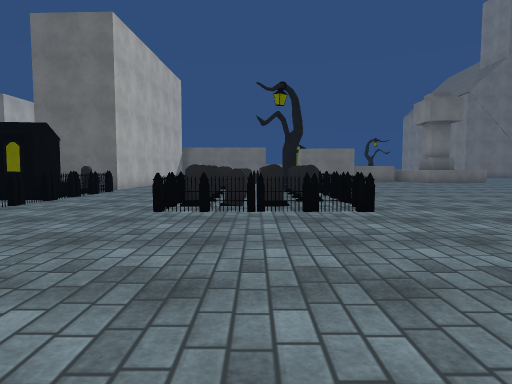
view 1 (above)

24 first-person views from a walk through a Unity game level. The camera is 1.3 m above the floor, tilts 4° down and sees 75° across. The floor is counted in squares, 2 m on a side. Each view is taken from the middle of a square. On the plan, view 1 faces up. The plan holds only what a view shows up to about 10 squares ahead; the rest is blank. The place goes on beyond the plan. The player is left out. Some animated figures are left out. Surface patterns are stand-ins for the level's own textures.

view 2
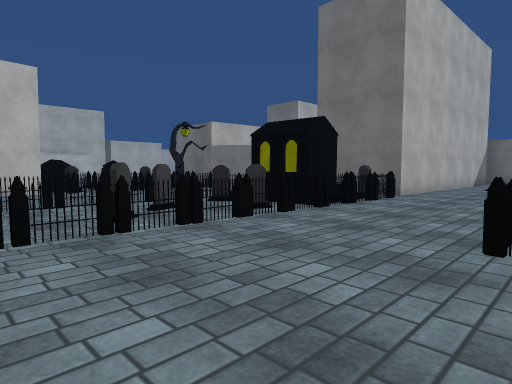

view 3
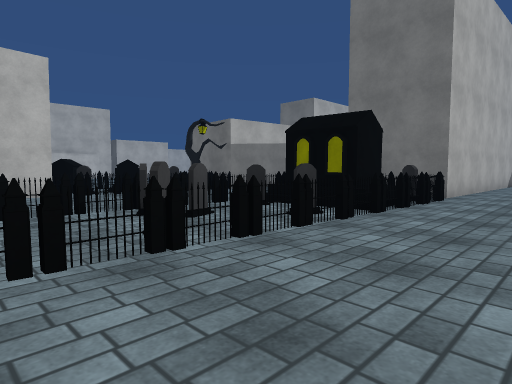

view 4
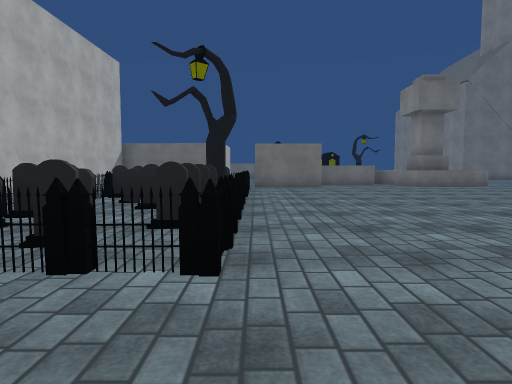

view 5
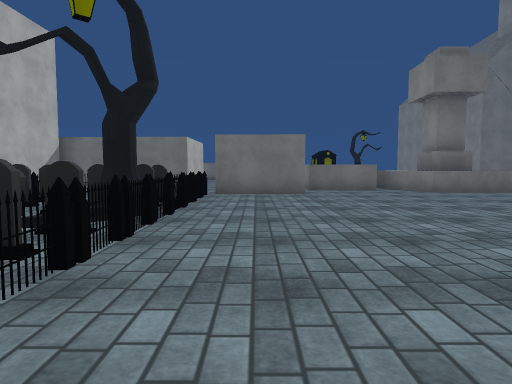

view 6
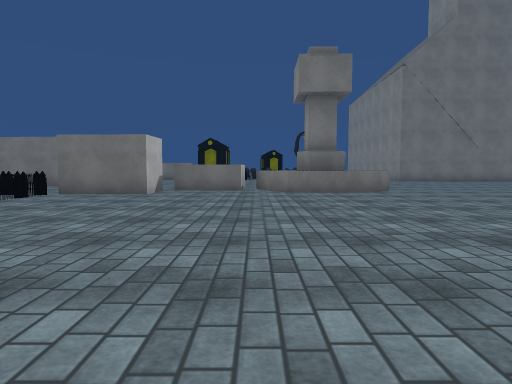

view 7
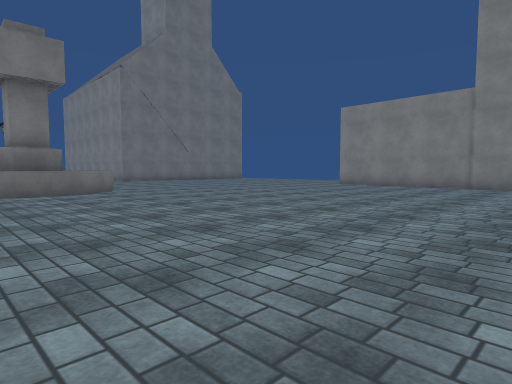

view 8
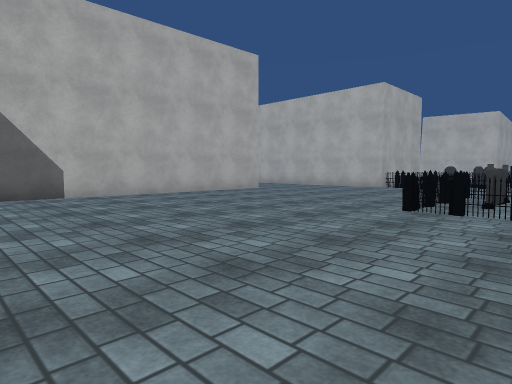

view 9
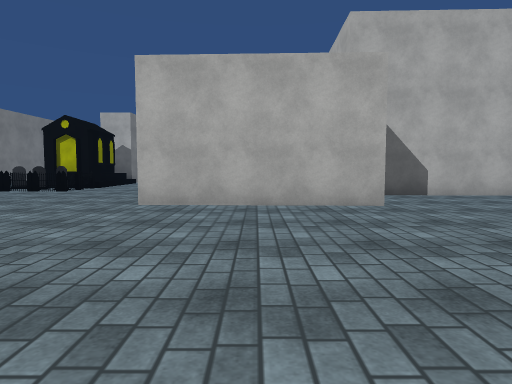

view 10
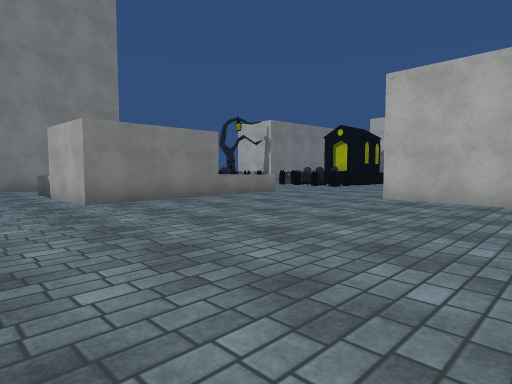

view 11
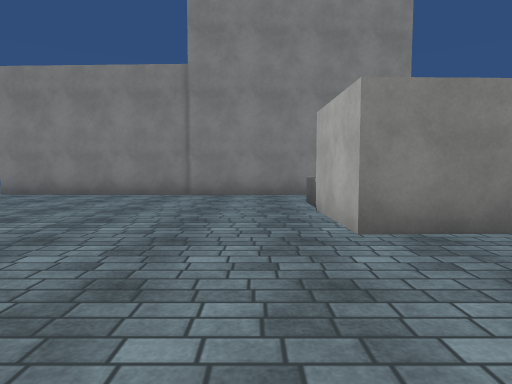

view 12
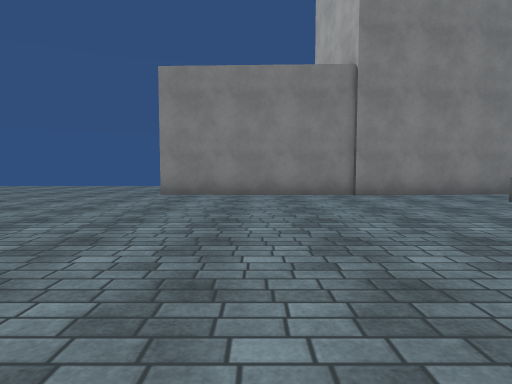

view 13
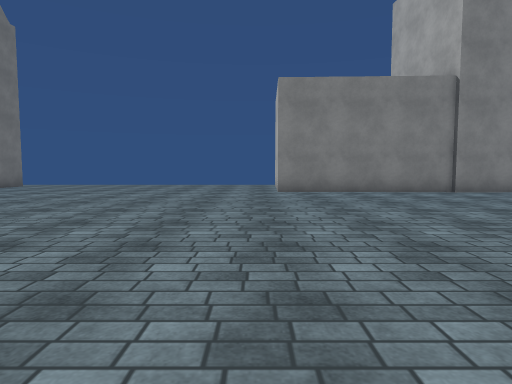

view 14
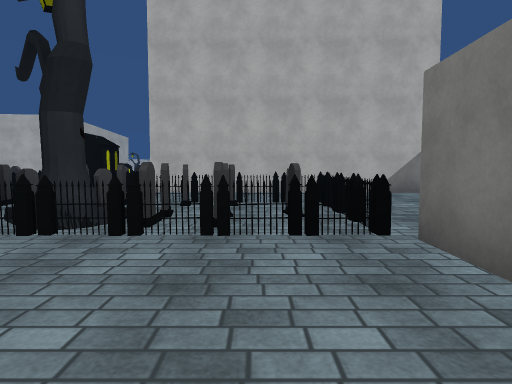

view 15
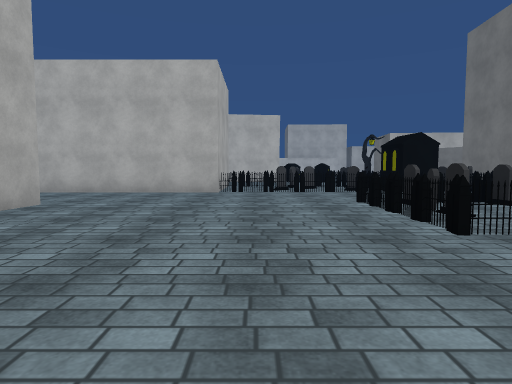

view 16
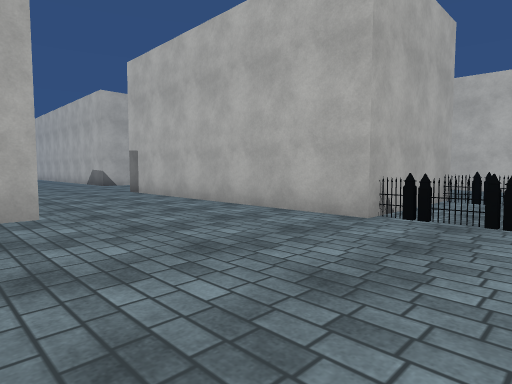

view 17
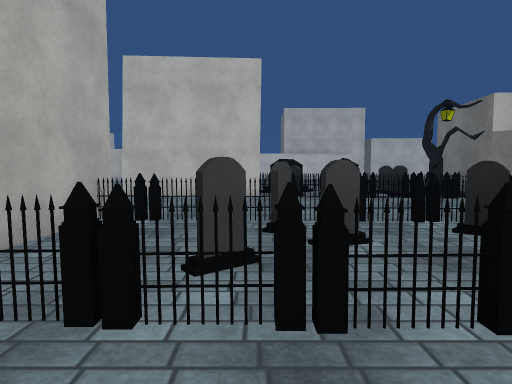

view 18
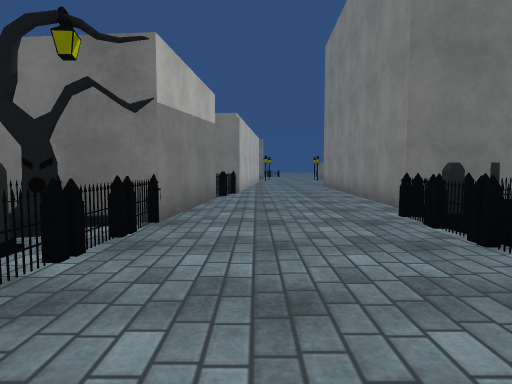

view 19
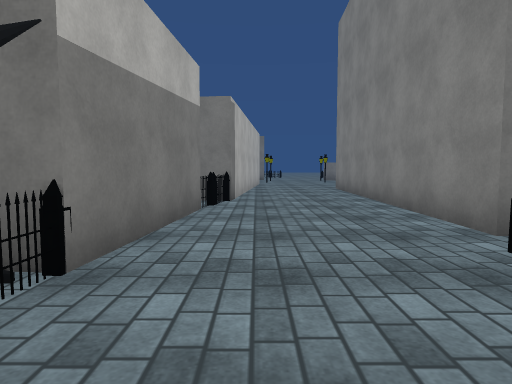

view 20
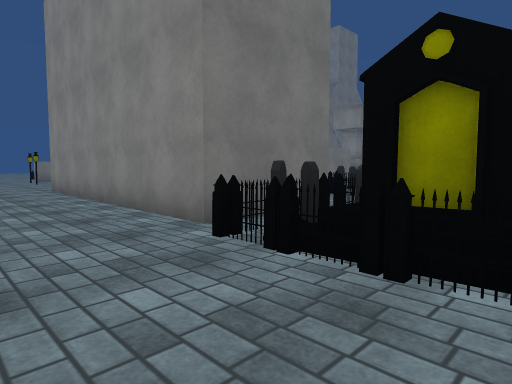

view 21
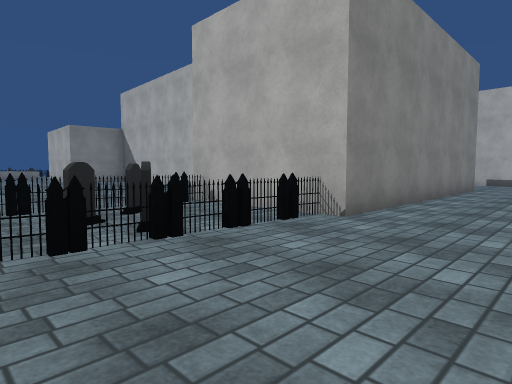

view 22
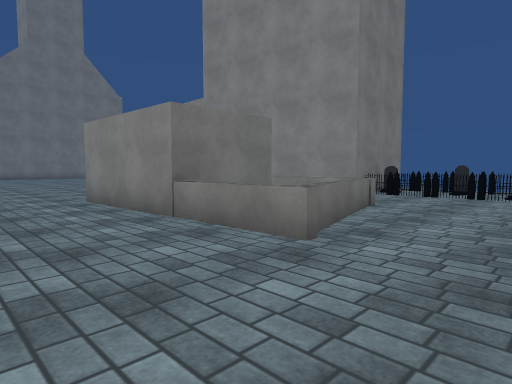

view 23
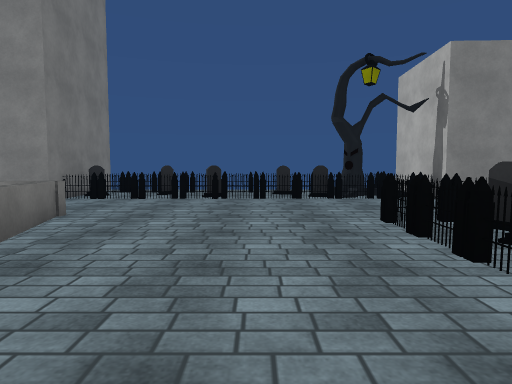

view 24
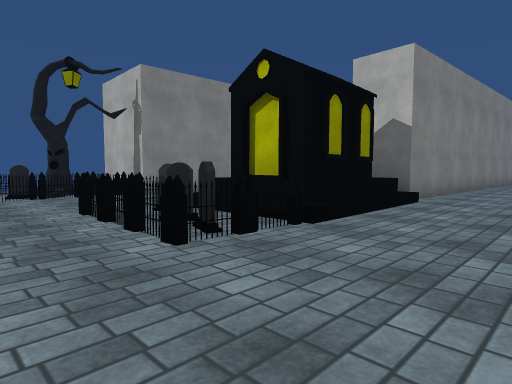

### Floor plan
Points are (right, up) in squares from view 1. A wall is a line through its corners. A room is listed if a view was taken in it or the views show most of it. See-through windows are left out.
Room 1 (views 1, 2, 3, 4, 5, 6, 7, 8, 9, 10, 11, 12, 13, 14, 15, 16, 17, 18, 19, 20, 21, 22, 23, 24)
walls: (6.7, 1.2) (11.2, 1); (6.6, 15.8) (4.3, 15.9) (4.2, 14.4) (2, 14.5); (11, 16) (10.8, 15.7) (10.4, 15.2) (9.8, 14.9) (9.1, 14.8) (8.5, 14.9) (7.9, 15.2) (7.4, 15.7) (7.2, 16); (14.4, 0.8) (14.3, 6) (17.7, 6.1); (-1.1, -0.9) (6, -1.2); (-4.9, 8.4) (-4.9, 7.3) (-6.3, 7.2); (16.5, 3) (14.2, 2.9); (-4.1, 1.6) (-4.1, -5.1); (-5.4, 10.1) (-6.7, 10.2) (-6.4, 16.6); (-6.4, 7.5) (-6.4, 8.1); (19.2, 8.5) (19.3, 13.4); (-6.6, 2) (-4.4, 2); (-4.1, 16.5) (-4.1, 10.4); (19.6, 3.3) (19, 8.7); (14.9, -5.8) (14.8, -5.3); (-7.7, -0.6) (-7.7, 1.6); (-9.9, 12.4) (-10.2, 9) (-12.4, 9.2); (-10.6, 3.5) (-10.6, 0.9); (-9.3, 16.4) (-9.5, 13.7) (-10.2, 13.8); (-12.5, 5.3) (-11.8, 4.9) (-12.2, 4.4); (19.6, -7.6) (19.7, -5.4)
low walls: (17.5, 1.9) (17.5, 2.9); (17.6, 1.7) (14.4, 0.8)
ways out: opening at (-9, -0.7); opening at (-2.5, -6); opening at (13, -6.7)
objects: other object (-12, 9); other object (-11, 4); other object (-11, 5); other object (-11, 6); tombstone (-11, 7); tree (-11, 8); other object (-10, 5); fence (-10, 7); fence (-10, 8); fence (-10, 9); other object (-10, 13); fence (-8, 4); fence (-7, 2); fence (-7, 3); tombstone (-7, 4); fence (-7, 5); fence (-7, 6); other object (-7, 7); other object (-7, 8); tombstone (-7, 9); fence (-7, 10); tombstone (-6, 5); tombstone (-6, 6); tombstone (-6, 9); other object (-6, 10); tombstone (-5, 4); tombstone (-5, 6); tombstone (-5, 9); other object (-5, 10); fence (-4, 2); fence (-4, 3); fence (-4, 4); fence (-4, 5); other object (-4, 6); other object (-4, 7); other object (-4, 8); other object (-4, 9); tombstone (-2, 6); other object (-2, 7); other object (-2, 8); tombstone (-2, 11); tombstone (-2, 12); tombstone (-2, 13); other object (-1, 5); other object (-1, 6); other object (-1, 7); tombstone (-1, 8); other object (-1, 9); other object (-1, 10); other object (-1, 11); other object (-1, 12); fence (-1, 13); other object (-1, 14); fence (0, 5); tombstone (0, 6); tombstone (0, 7); tombstone (0, 8); tombstone (0, 9); tombstone (0, 11); tombstone (0, 12); other object (0, 13); other object (0, 14); tombstone (0, 15); fence (1, 5); tombstone (1, 7); tombstone (1, 8); tombstone (1, 9); tree (1, 11); tombstone (1, 12); tombstone (1, 13); other object (1, 14); fence (2, 5); fence (2, 6); fence (2, 8); fence (2, 9); other object (2, 10); fence (2, 11); fence (2, 12); fence (2, 13); other object (2, 14); other object (14, -4); fence (14, -3); fence (15, -3); tombstone (15, -2); fence (16, -3); tombstone (16, -2); tombstone (17, -5); other object (17, -4); other object (17, -3); other object (20, -4); fence (20, -3); fence (20, -2); fence (20, -1); other object (20, 0); other object (20, 1); other object (20, 2); fence (20, 3)

Positions as (right, up) in squares from view 1, and headings:
1: (0, 0), facing up
2: (-1, 2), facing up-left
3: (-2, 2), facing up-left
4: (2, 3), facing up
5: (3, 6), facing up
6: (7, 6), facing up
7: (7, 6), facing up-right
8: (7, 7), facing down-left
9: (9, 7), facing down
10: (8, 8), facing down-right
11: (11, 7), facing right
12: (11, 11), facing right
13: (10, 14), facing right
14: (5, 13), facing left
15: (5, 3), facing left
16: (0, 4), facing down-left
17: (-3, 4), facing left
18: (-9, 5), facing up
19: (-9, 7), facing up
20: (-9, 7), facing up-right
21: (-10, 6), facing down-right
22: (12, -1), facing up-right
23: (13, -1), facing right
24: (12, -1), facing down-right
